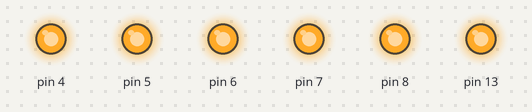
Bench run of a sketch on a simulated Arduino Uno, built with avr-gcc and run on an emulated ATmega328P. Parts: output pins drawn as LEDs (lit = HIGH).

Above: at 0.1 s.
At 2.7 s:
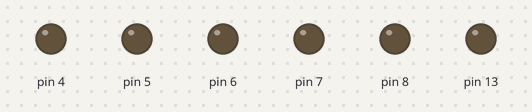
Timing chart, 0 to 3.0 s (numbered marks = the images above):
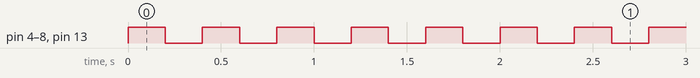

The sketch:

1.03.1_All_On_.ino
```cpp
// Unit 1 Digital Sandbox
// Tutorial 1.03 Multi-Blink

// Try turning on more than one LED at a time OR have them all blink ON (and shield your eyes) and OFF at the same time.

void setup()
{
  pinMode(4, OUTPUT);
  pinMode(5, OUTPUT);
  pinMode(6, OUTPUT);
  pinMode(7, OUTPUT);
  pinMode(8, OUTPUT);
  pinMode(13, OUTPUT);
}

void loop()
{
  digitalWrite(4, HIGH);
  digitalWrite(5, HIGH);
  digitalWrite(6, HIGH);
  digitalWrite(7, HIGH);
  digitalWrite(8, HIGH);
  digitalWrite(13, HIGH);

  delay(200);

  digitalWrite(4, LOW);
  digitalWrite(5, LOW);
  digitalWrite(6, LOW);
  digitalWrite(7, LOW);
  digitalWrite(8, LOW);
  digitalWrite(13, LOW);

  delay(200);
}
```

Measured:
- by itself, pin 4–8, pin 13: alternates HIGH for 0.20 s and LOW for 0.20 s
